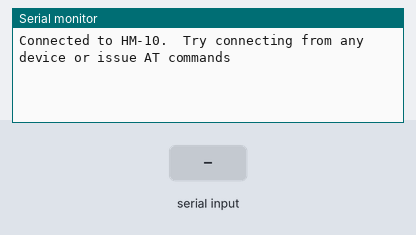
The sketch below on a simulated Arduino Uno, built with avr-gcc and run on an emulated ATmega328P. Parts: the last lines printed to the serial monitor. The test bench sets the inputs (shaded band).

Above: at 1.2 s.
1.3 s: "1" received over the second serial link
At 1.8 s:
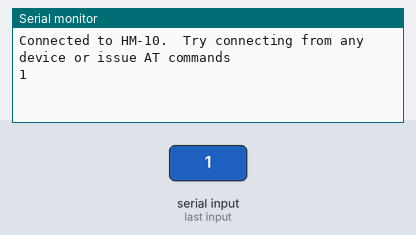
2.8 s: "0" received over the second serial link
At 4.2 s:
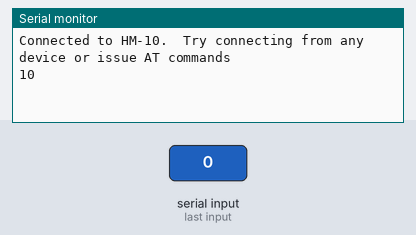

The sketch:

BluetoothLESerial.ino
```cpp
#include <SoftwareSerial.h>
SoftwareSerial HM10(10, 11); // RX | TX
bool addNewLine = false;

void setup()
{
 //Attempt to change settings like the connection interval to show how
  Serial.begin(9600);
  HM10.begin(9600);
  Serial.println("Connected to HM-10.  Try connecting from any device or issue AT commands");

}

void loop()
{
  if (HM10.available()) {
    if (addNewLine) {
      Serial.write("\r\n");
      addNewLine = false;
    }
    Serial.write(HM10.read());
  }

  if (Serial.available()) {
    HM10.write(Serial.read());
    addNewLine = true;
  }
}
```

Measured:
- after the input at 1.3 s, the serial monitor: prints a new line at once (image 1)
- after the input at 2.8 s, the serial monitor: prints a new line at once (image 2)
